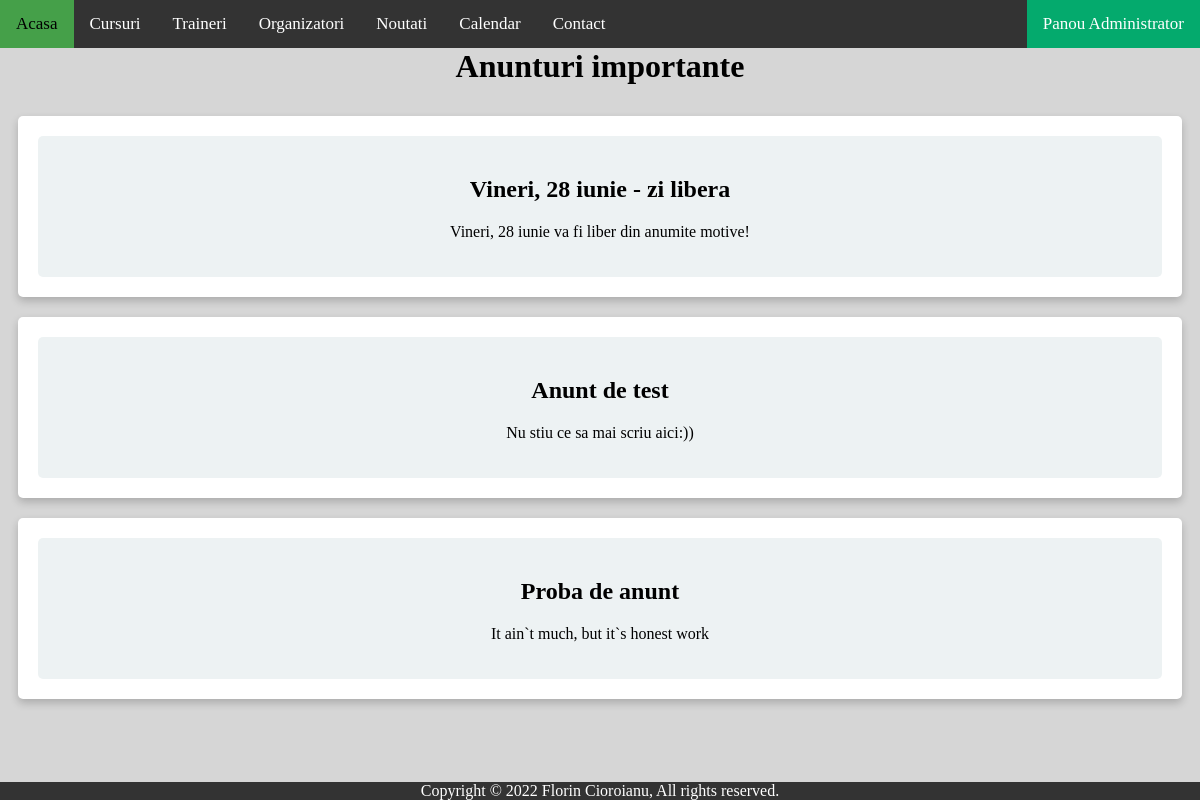
Screenshot of /noutati.php with the database file from the repository.
### tables this page shows
CREATE TABLE `anunturi` (
  `id` int(11) NOT NULL,
  `titlu` varchar(255) NOT NULL,
  `informatie` varchar(255) NOT NULL
);

### noutati.php (the view, shortened to what this page needs)
<?php
include "inc/connect.php";
include "inc/header.php";
?>
<body>
    <h1 class="text-center">Anunturi importante</h1>
</body>
<?php
function listAnunturi()
{
    global $id_conexiune;
    $query = "SELECT titlu, informatie FROM anunturi";
    $result = mysqli_query($id_conexiune, $query);
    if (mysqli_num_rows($result)) {
        while ($row = mysqli_fetch_array($result)) :
?>
            <div class="column">
                <div class="card">
                    <div class="container">
                        <h2><b><?php echo $row['titlu'] ?></b></h2>
                        <p><?php echo $row['informatie'] ?></p>
                    </div>
                </div>
            </div>
<?php
        endwhile;
    }
}
listAnunturi();
?>
<?php
include "inc/footer.php";
?>

### css/style.css (style rules this page uses)
body { padding-top: 40px; background-color: rgb(214, 214, 214); padding-bottom: 20px; }
* { box-sizing: border-box; }
.column { display: flex; align-items: center; flex: 1; padding: 10px 10px; }
.card { box-shadow: 0 4px 8px 0 rgba(0, 0, 0, 0.2); padding: 20px; text-align: center; background-color: #ffffff; flex: 0 0 100%; border-radius: 5px; }
.text-center { text-align: center; }
.container { border-radius: 5px; background-color: #87a9ad26; padding: 20px; }

### rows the page displays
anunturi: titlu "Vineri, 28 iunie - zi libera", informatie "Vineri, 28 iunie va fi liber din anumite motive!"
anunturi: titlu "Anunt de test", informatie "Nu stiu ce sa mai scriu aici:))"
anunturi: titlu "Proba de anunt", informatie "It ain`t much, but it`s honest work"
